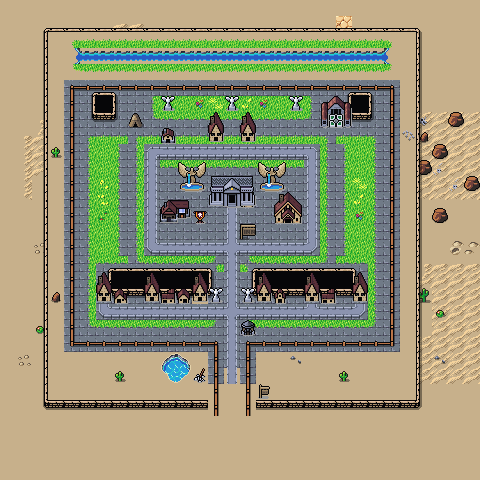

Rendered tile map (Tiled .tmx) drawn with the repository's tilesets; below, a short description and the map source with its tile grids summarised:
An orthogonal 30x30 tile map with 16x16 px tiles, 4 tile layers (Background, Ground, Walls, Overlay), 3 tilesets and 14 objects.

<map version="1.10" tiledversion="1.10.1" orientation="orthogonal" renderorder="right-down" width="30" height="30" tilewidth="16" tileheight="16" infinite="0" nextlayerid="6" nextobjectid="60">
 <editorsettings>
  <export target="wastetown..tmx" format="tmx" />
 </editorsettings>
 <tileset firstgid="1" source="../../tileset/main.tsx" />
 <tileset firstgid="10113" source="../../tileset/buildings.tsx" />
 <tileset firstgid="11905" source="../../tileset/buildings-nocollide.tsx" />
 <layer id="1" name="Background" width="30" height="30">
  <data>[900 cells, 900 non-empty, 10 distinct tile ids]</data>
 </layer>
 <layer id="2" name="Ground" width="30" height="30">
  <data>[900 cells, 342 non-empty, 45 distinct tile ids]</data>
 </layer>
 <layer id="3" name="Walls" width="30" height="30">
  <properties>
   <property name="spriteLayer" type="bool" value="true" />
  </properties>
  <data>[900 cells, 121 non-empty, 30 distinct tile ids]</data>
 </layer>
 <layer id="5" name="Overlay" width="30" height="30">
  <data>[900 cells, 148 non-empty, 33 distinct tile ids]</data>
 </layer>
 <objectgroup id="4" name="Objects">
  <object id="38" template="../../obj/entry_up.tx" x="219" y="383" width="28" height="16" />
  <object id="41" template="../../obj/shop.tx" x="97" y="305">
   <properties>
    <property name="commonShopList" value="White,White,Enchantment4White,Creature2White,Instant4White" />
    <property name="mythicShopList" value="Planeswalker,WUBRG,RWG,RWU,RWB,UWG,UWB,GWB,PhyrexianWhite" />
    <property name="rareShopList" value="Land4White,Azorius,Boros,Selesnya,Orzhov,Vehicle,Colorless" />
    <property name="uncommonShopList" value="Artifact,Knight4White,Bird4White,Soldier4White,Angel,Sliver2White,Spirit4White,Wand,Equip,Multicolor" />
   </properties>
  </object>
  <object id="56" template="../../obj/shop.tx" x="208" y="144">
   <properties>
    <property name="commonShopList" value="White,White,Enchantment4White,Creature2White,Instant4White" />
    <property name="mythicShopList" value="Planeswalker,WUBRG,RWG,RWU,RWB,UWG,UWB,GWB,PhyrexianWhite" />
    <property name="rareShopList" value="Land4White,Azorius,Boros,Selesnya,Orzhov,Vehicle,Colorless" />
    <property name="uncommonShopList" value="Artifact,Knight4White,Bird4White,Soldier4White,Angel,Sliver2White,Spirit4White,Wand,Equip,Multicolor" />
   </properties>
  </object>
  <object id="57" template="../../obj/shop.tx" x="240" y="144">
   <properties>
    <property name="commonShopList" value="White,White,Enchantment4White,Creature2White,Instant4White" />
    <property name="mythicShopList" value="Planeswalker,WUBRG,RWG,RWU,RWB,UWG,UWB,GWB,PhyrexianWhite" />
    <property name="rareShopList" value="Land4White,Azorius,Boros,Selesnya,Orzhov,Vehicle,Colorless" />
    <property name="uncommonShopList" value="Artifact,Knight4White,Bird4White,Soldier4White,Angel,Sliver2White,Spirit4White,Wand,Equip,Multicolor" />
   </properties>
  </object>
  <object id="43" template="../../obj/shop.tx" x="352" y="306">
   <properties>
    <property name="commonShopList" value="White1, White2, White3, White4, White5" />
    <property name="mythicShopList" value="" />
    <property name="rareShopList" value="" />
    <property name="uncommonShopList" value="" />
   </properties>
  </object>
  <object id="47" template="../../obj/inn.tx" x="224" y="211" />
  <object id="48" template="../../obj/shop.tx" x="290" y="225">
   <properties>
    <property name="commonShopList" value="Plains" />
    <property name="noRestock" type="bool" value="true" />
    <property name="signXOffset" type="float" value="-32" />
    <property name="signYOffset" type="float" value="0" />
   </properties>
  </object>
  <object id="49" template="../../obj/shop.tx" x="304" y="306">
   <properties>
    <property name="commonShopList" value="White,White,Enchantment4White,Creature2White,Instant4White" />
    <property name="mythicShopList" value="Planeswalker,WUBRG,RWG,RWU,RWB,UWG,UWB,GWB,PhyrexianWhite" />
    <property name="rareShopList" value="Land4White,Azorius,Boros,Selesnya,Orzhov,Vehicle,Colorless" />
    <property name="uncommonShopList" value="Artifact,Knight4White,Bird4White,Soldier4White,Angel,Sliver2White,Spirit4White,Wand,Equip,Multicolor" />
   </properties>
  </object>
  <object id="50" template="../../obj/shop.tx" x="256" y="306">
   <properties>
    <property name="commonShopList" value="White,White,Enchantment4White,Creature2White,Instant4White" />
    <property name="mythicShopList" value="Planeswalker,WUBRG,RWG,RWU,RWB,UWG,UWB,GWB,PhyrexianWhite" />
    <property name="rareShopList" value="Land4White,Azorius,Boros,Selesnya,Orzhov,Vehicle,Colorless" />
    <property name="uncommonShopList" value="Artifact,Knight4White,Bird4White,Soldier4White,Angel,Sliver2White,Spirit4White,Wand,Equip,Multicolor" />
   </properties>
  </object>
  <object id="51" template="../../obj/shop.tx" x="192" y="306">
   <properties>
    <property name="commonShopList" value="Everything" />
    <property name="mythicShopList" value="" />
    <property name="rareShopList" value="" />
    <property name="uncommonShopList" value="" />
   </properties>
  </object>
  <object id="52" template="../../obj/shop.tx" x="144" y="306">
   <properties>
    <property name="commonShopList" value="White,White,Enchantment4White,Creature2White,Instant4White" />
    <property name="mythicShopList" value="Planeswalker,WUBRG,RWG,RWU,RWB,UWG,UWB,GWB,PhyrexianWhite" />
    <property name="rareShopList" value="Land4White,Azorius,Boros,Selesnya,Orzhov,Vehicle,Colorless" />
    <property name="uncommonShopList" value="Artifact,Knight4White,Bird4White,Soldier4White,Angel,Sliver2White,Spirit4White,Wand,Equip,Multicolor" />
   </properties>
  </object>
  <object id="53" template="../../obj/spellsmith.tx" x="157" y="225" />
  <object id="58" template="../../obj/quest.tx" x="328" y="130">
   <properties>
    <property name="questtype" value="plains_town_generic" />
   </properties>
  </object>
  <object id="59" template="../../obj/shardtrader.tx" x="128" y="130" />
 </objectgroup>
</map>
